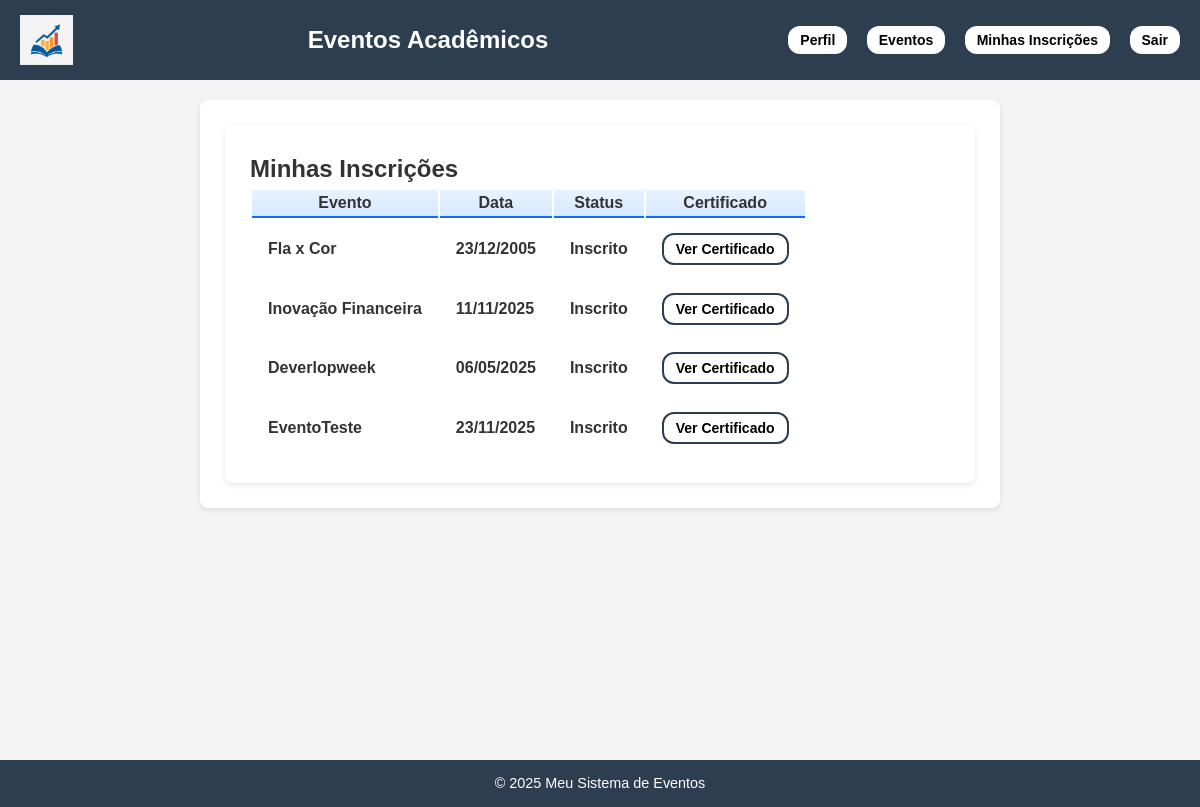
Screenshot of /api/inscricoes/ (signed in) with the database file from the repository.
### eventos/models.py (models this page shows, shortened)
class Inscricao(models.Model):
    STATUS = [
        ('inscrito', 'Inscrito'),
        ('cancelado', 'Cancelado'),
        ('presente', 'Presente'),
    ]
    usuario = models.ForeignKey(
        User,
        on_delete=models.CASCADE,
        related_name="inscricoes"
    )
    evento = models.ForeignKey(
        Evento,
        on_delete=models.CASCADE,
        related_name="inscricoes"
    )
    status = models.CharField(
        max_length=20,
        choices=STATUS,
        default='inscrito'
    )
    data_inscricao = models.DateTimeField(auto_now_add=True)
    class Meta:
        unique_together = ('usuario', 'evento')  # Impede inscrição duplicada
        verbose_name = "Inscrição"
        verbose_name_plural = "Inscrições"

class Evento(models.Model):
    TIPOS = [
        ('seminario', 'Seminário'),
        ('palestra', 'Palestra'),
        ('workshop', 'Workshop'),
        ('curso', 'Curso'),
    ]
    nome = models.CharField(max_length=200)
    tipo = models.CharField(max_length=20, choices=TIPOS)
    descricao = models.TextField()
    data_inicio = models.DateField()
    data_fim = models.DateField()
    horario_inicio = models.TimeField()
    horario_fim = models.TimeField()
    local = models.CharField(max_length=255)
    quantidade_participantes = models.PositiveIntegerField(null=True, blank=True)
    organizador = models.ForeignKey(
        User,
        on_delete=models.CASCADE,
        related_name="eventos_organizados"
    )
    professor = models.ForeignKey(User, on_delete=models.SET_NULL, null=True, blank=True)
    banner = models.ImageField(upload_to='banners/', blank=True, null=True)

### eventos/views.py (the view)
# urls.py: path('inscricoes/', InscricaoListView.as_view(), name='minhas-inscricoes'),
class InscricaoListView(ListView):
    model = Inscricao
    template_name = "inscricao_list.html"
    context_object_name = "inscricoes"
    def get_queryset(self):
        return Inscricao.objects.filter(usuario=self.request.user)

### eventos/context_processors.py (called while the page is built)
def perfil_context(request):
    if request.user.is_authenticated:
        return {'perfil': getattr(request.user, 'perfil', None)}
    return {}

### eventos/templates/inscricao_list.html (shortened to what this page needs)
{% extends 'base.html' %}
{% block content %}
<div class="container mt-5 d-flex justify-content-center">
    <div class="card shadow-lg p-4 w-100" style="max-width: 950px;">
        <h2 class="mb-4 text-center fw-bold text-primary">Minhas Inscrições</h2>
        <div class="table-responsive">
            <table class="table table-hover align-middle text-center shadow-sm">
                <thead class="table-primary text-dark">
                    <tr>
                        <th class="py-3 px-4"><strong>Evento</strong></th>
                        <th class="py-3 px-4"><strong>Data</strong></th>
                        <th class="py-3 px-4"><strong>Status</strong></th>
                        <th class="py-3 px-4"><strong>Certificado</strong></th>
                    </tr>
                </thead>
                <tbody>
                    {% for inscricao in inscricoes %}
                    <tr>
                        <td class="fw-semibold text-start ps-4"><strong>{{ inscricao.evento.nome }}</strong></td>
                        <td><strong>{{ inscricao.evento.data_inicio|date:"d/m/Y" }}</strong></td>
                        <td>
                            <span class="badge px-3 py-2 fs-6
                                {% if inscricao.status == 'inscrito' %} bg-success
                                {% elif inscricao.status == 'cancelado' %} bg-danger
                                {% elif inscricao.status == 'presente' %} bg-info
                                {% else %} bg-secondary
                                {% endif %}">
                                <strong>{{ inscricao.get_status_display }}</strong>
                            </span>
                        </td>
                        <td>
                            <a href="{% url 'certificado' inscricao.id %}"
                               class="buttonInscricao">
                                Ver Certificado
                            </a>
                        </td>
                    </tr>
                    {% empty %}
                    <tr>
                        <td colspan="4" class="text-muted py-4">
                            Você não possui inscrições no momento.
                        </td>
                    </tr>
                    {% endfor %}
                </tbody>
            </table>
        </div>
    </div>
</div>
{% endblock %}

### eventos/templates/base.html (style rules this page uses)
* { margin: 0; padding: 0; box-sizing: border-box; }
body { font-family: Arial, sans-serif; background-color: #f4f4f4; color: #333; line-height: 1.6; }
.container { max-width: 800px; margin: auto; background: #fff; padding: 25px; border-radius: 8px; box-shadow: 0 2px 6px rgba(0,0,0,0.1); }
.buttonInscricao { margin-bottom: 15px; font-weight: bold; background-color: white; border: 2px solid #2c3e50; color: black; padding: 6px 12px; border-radius: 12px; text-decoration: none; font-size: 14px; transition: all 0.3s ease; }

### eventos/templates/inscricao_list.html (style rules this page uses)
thead th { font-weight: 600; background: linear-gradient(180deg, #e9f2ff, #d6e9ff); border-bottom: 2px solid #0d6efd !important; }
tbody td { padding: 1rem; vertical-align: middle; }

### rows the page displays
Inscricao: evento.nome "Fla x Cor", evento.data_inicio "23/12/2005", status "Inscrito"
Inscricao: evento.nome "Inovação Financeira", evento.data_inicio "11/11/2025", status "Inscrito"
Inscricao: evento.nome "Deverlopweek", evento.data_inicio "06/05/2025", status "Inscrito"
Inscricao: evento.nome "EventoTeste", evento.data_inicio "23/11/2025", status "Inscrito"
